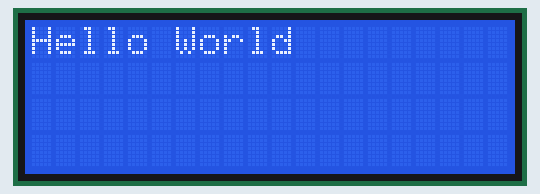
This sketch was run on a simulated Arduino Uno, built with avr-gcc and run on an emulated ATmega328P. On the bench: 20×4 character LCD.

Above: at 0.1 s.
At 5.1 s:
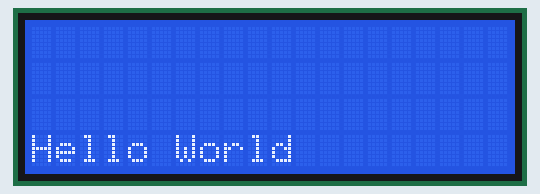

Measured:
- what the display in image 1 shows lasts 5.0 s, from 5.1 s to 10.1 s

The sketch:

LCD_TB.ino
```cpp
#include <LiquidCrystal.h>
const int rs = 13, en = 12, d4 = 11, d5 = 10, d6 = 9, d7 = 8;
LiquidCrystal lcd(rs, en, d4, d5, d6, d7);
void setup() {
  lcd.begin(20, 4);           // set up the LCD's number of columns and rows:
  lcd.clear();
}

void loop() {
  lcd.setCursor(0,0);
  lcd.print("Hello World");
  delay(5000);
  lcd.clear();
  lcd.setCursor(0,4);
  lcd.print("Hello World");
  delay(5000);
  lcd.clear();
}
```
